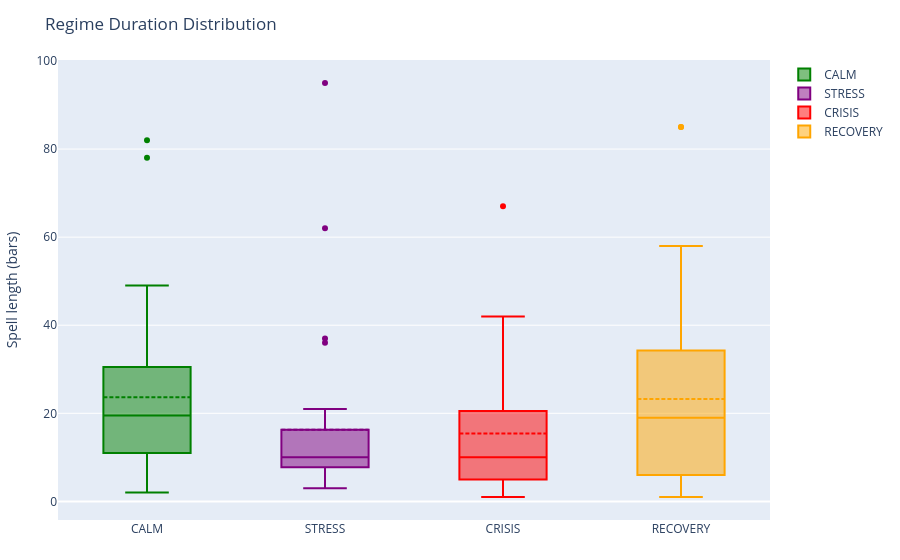

Here is the notebook cell this chart was saved with:
### Code cell
duration_df = (
    annotated
    .filter(pl.col("regime") >= 0)
    .with_columns(
        block_id=(pl.col("regime") != pl.col("regime").shift()).fill_null(True).cum_sum()
    )
    .group_by("block_id", "regime", "regime_name")
    .agg(
        start=pl.col("date").min(),
        end=pl.col("date").max(),
        duration_days=pl.len(),
    )
)

fig = go.Figure()
for regime in Regime:
    s = duration_df.filter(pl.col("regime") == regime.value)
    fig.add_trace(
        go.Box(
            y=s["duration_days"].to_numpy(),
            name=regime.name,
            marker_color=regime_colors[regime],
            boxmean=True,
        )
    )

fig.update_layout(
    title="Regime Duration Distribution",
    yaxis_title="Spell length (bars)",
    margin=dict(l=50, r=20, t=60, b=40),
)
fig.show()

(
    duration_df.group_by("regime_name")
    .agg(
        pl.col("duration_days").mean().round(2).alias("avg_bars"),
        pl.col("duration_days").median().alias("median_bars"),
        pl.col("duration_days").max().alias("max_bars"),
        pl.len().alias("n_spells"),
    )
    .sort("avg_bars", descending=True)
)

### Figure 1 — Plotly figure (JSON) as saved in the notebook; plotly's stock layout.template omitted (floating-point values rounded to 4 significant figures)
{"data": [{"boxmean": true, "marker": {"color": "green"}, "name": "CALM", "type": "box", "y": [16, 14, 20, 23, 6, 17, 11, 7, 19, 20, 20, 7, 12, 21, 11, 33, 48, 78, 13, 30, 7, 26, 9, 2, 82, 49, 33, 17, 31, 40, 4, 30]}, {"boxmean": true, "marker": {"color": "purple"}, "name": "STRESS", "type": "box", "y": [5, 5, 13, 6, 95, 3, 12, 10, 20, 15, 21, 12, 12, 62, 36, 8, 8, 13, 8, 37, 12, 6, 4, 7, 20, 8, 9, 15, 10, 8, 20, 7, 10]}, {"boxmean": true, "marker": {"color": "red"}, "name": "CRISIS", "type": "box", "y": [13, 6, 16, 7, 4, 1, 5, 19, 5, 24, 5, 35, 3, 29, 21, 10, 2, 7, 32, 1, 10, 67, 6, 42, 15, 14, 18]}, {"boxmean": true, "marker": {"color": "orange"}, "name": "RECOVERY", "type": "box", "y": [45, 8, 42, 6, 22, 85, 21, 20, 85, 10, 58, 6, 25, 3, 21, 1, 41, 14, 2, 17, 20, 42, 32, 8, 5, 2, 19, 12, 3]}], "layout": {"margin": {"b": 40, "l": 50, "r": 20, "t": 60}, "title": {"text": "Regime Duration Distribution"}, "yaxis": {"title": {"text": "Spell length (bars)"}}}}
